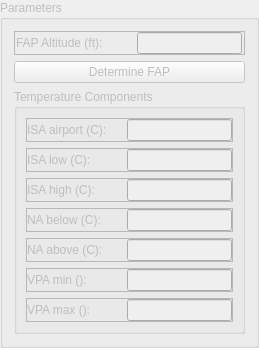
                     <widget class="QGroupBox" name="groupBox_3">
                      <property name="enabled">
                       <bool>false</bool>
                      </property>
                      <property name="sizePolicy">
                       <sizepolicy hsizetype="Fixed" vsizetype="Preferred">
                        <horstretch>0</horstretch>
                        <verstretch>0</verstretch>
                       </sizepolicy>
                      </property>
                      <property name="minimumSize">
                       <size>
                        <width>150</width>
                        <height>0</height>
                       </size>
                      </property>
                      <property name="maximumSize">
                       <size>
                        <width>260</width>
                        <height>16777215</height>
                       </size>
                      </property>
                      <property name="title">
                       <string>Parameters</string>
                      </property>
                      <layout class="QVBoxLayout" name="verticalLayout_11">
                       <item>
                        <widget class="QFrame" name="frame_IasIA1">
                         <property name="sizePolicy">
                          <sizepolicy hsizetype="Minimum" vsizetype="Preferred">
                           <horstretch>0</horstretch>
                           <verstretch>0</verstretch>
                          </sizepolicy>
                         </property>
                         <property name="frameShape">
                          <enum>QFrame::StyledPanel</enum>
                         </property>
                         <property name="frameShadow">
                          <enum>QFrame::Raised</enum>
                         </property>
                         <layout class="QHBoxLayout" name="horizontalLayout_16">
                          <property name="spacing">
                           <number>0</number>
                          </property>
                          <property name="margin">
                           <number>0</number>
                          </property>
                          <item>
                           <widget class="QLabel" name="label_7">
                            <property name="minimumSize">
                             <size>
                              <width>100</width>
                              <height>0</height>
                             </size>
                            </property>
                            <property name="maximumSize">
                             <size>
                              <width>120</width>
                              <height>16777215</height>
                             </size>
                            </property>
                            <property name="font">
                             <font>
                              <family>Arial</family>
                              <weight>50</weight>
                              <bold>false</bold>
                             </font>
                            </property>
                            <property name="text">
                             <string>FAP Altitude (ft):</string>
                            </property>
                           </widget>
                          </item>
                          <item>
                           <widget class="QLineEdit" name="txtFAP">
                            <property name="sizePolicy">
                             <sizepolicy hsizetype="Preferred" vsizetype="Fixed">
                              <horstretch>0</horstretch>
                              <verstretch>0</verstretch>
                             </sizepolicy>
                            </property>
                            <property name="minimumSize">
                             <size>
                              <width>105</width>
                              <height>0</height>
                             </size>
                            </property>
                            <property name="maximumSize">
                             <size>
                              <width>100</width>
                              <height>16777215</height>
                             </size>
                            </property>
                            <property name="font">
                             <font>
                              <family>Arial</family>
                              <weight>50</weight>
                              <bold>false</bold>
                             </font>
                            </property>
                            <property name="text">
                             <string/>
                            </property>
                           </widget>
                          </item>
                         </layout>
                        </widget>
                       </item>
                       <item>
                        <widget class="QPushButton" name="btnFAP">
                         <property name="sizePolicy">
                          <sizepolicy hsizetype="Preferred" vsizetype="Fixed">
                           <horstretch>0</horstretch>
                           <verstretch>0</verstretch>
                          </sizepolicy>
                         </property>
                         <property name="maximumSize">
                          <size>
                           <width>233</width>
                           <height>16777215</height>
                          </size>
                         </property>
                         <property name="text">
                          <string>Determine FAP</string>
                         </property>
                        </widget>
                       </item>
                       <item>
                        <widget class="QGroupBox" name="groupBox_4">
                         <property name="maximumSize">
                          <size>
                           <width>240</width>
                           <height>16777215</height>
                          </size>
                         </property>
                         <property name="title">
                          <string>Temperature Components</string>
                         </property>
                         <layout class="QVBoxLayout" name="verticalLayout_12">
                          <item>
                           <widget class="QFrame" name="frame_IasIA1_2">
                            <property name="sizePolicy">
                             <sizepolicy hsizetype="Minimum" vsizetype="Preferred">
                              <horstretch>0</horstretch>
                              <verstretch>0</verstretch>
                             </sizepolicy>
                            </property>
                            <property name="frameShape">
                             <enum>QFrame::StyledPanel</enum>
                            </property>
                            <property name="frameShadow">
                             <enum>QFrame::Raised</enum>
                            </property>
                            <layout class="QHBoxLayout" name="horizontalLayout_17">
                             <property name="spacing">
                              <number>0</number>
                             </property>
                             <property name="margin">
                              <number>0</number>
                             </property>
                             <item>
                              <widget class="QLabel" name="label_8">
                               <property name="minimumSize">
                                <size>
                                 <width>100</width>
                                 <height>0</height>
                                </size>
                               </property>
                               <property name="maximumSize">
                                <size>
                                 <width>120</width>
                                 <height>16777215</height>
                                </size>
                               </property>
                               <property name="font">
                                <font>
                                 <family>Arial</family>
                                 <weight>50</weight>
                                 <bold>false</bold>
                                </font>
                               </property>
                               <property name="text">
                                <string>ISA airport (C):</string>
                               </property>
                              </widget>
                             </item>
                             <item>
                              <widget class="QLineEdit" name="txtIsa_Airport">
                               <property name="enabled">
                                <bool>false</bool>
                               </property>
                               <property name="sizePolicy">
                                <sizepolicy hsizetype="Preferred" vsizetype="Fixed">
                                 <horstretch>0</horstretch>
                                 <verstretch>0</verstretch>
                                </sizepolicy>
                               </property>
                               <property name="minimumSize">
                                <size>
                                 <width>105</width>
                                 <height>0</height>
                                </size>
                               </property>
                               <property name="maximumSize">
                                <size>
                                 <width>100</width>
                                 <height>16777215</height>
                                </size>
                               </property>
                               <property name="font">
                                <font>
                                 <family>Arial</family>
                                 <weight>50</weight>
                                 <bold>false</bold>
                                </font>
                               </property>
                               <property name="text">
                                <string/>
                               </property>
                              </widget>
                             </item>
                            </layout>
                           </widget>
                          </item>
                          <item>
                           <widget class="QFrame" name="frame_IasIA1_3">
                            <property name="sizePolicy">
                             <sizepolicy hsizetype="Minimum" vsizetype="Preferred">
                              <horstretch>0</horstretch>
                              <verstretch>0</verstretch>
                             </sizepolicy>
                            </property>
                            <property name="frameShape">
                             <enum>QFrame::StyledPanel</enum>
                            </property>
                            <property name="frameShadow">
                             <enum>QFrame::Raised</enum>
                            </property>
                            <layout class="QHBoxLayout" name="horizontalLayout_18">
                             <property name="spacing">
                              <number>0</number>
                             </property>
                             <property name="margin">
                              <number>0</number>
                             </property>
                             <item>
                              <widget class="QLabel" name="label_9">
                               <property name="minimumSize">
                                <size>
                                 <width>100</width>
                                 <height>0</height>
                                </size>
                               </property>
                               <property name="maximumSize">
                                <size>
                                 <width>120</width>
                                 <height>16777215</height>
                                </size>
                               </property>
                               <property name="font">
                                <font>
                                 <family>Arial</family>
                                 <weight>50</weight>
                                 <bold>false</bold>
                                </font>
                               </property>
                               <property name="text">
                                <string>ISA low (C):</string>
                               </property>
                              </widget>
                             </item>
                             <item>
                              <widget class="QLineEdit" name="txtIsa_Low">
                               <property name="sizePolicy">
                                <sizepolicy hsizetype="Preferred" vsizetype="Fixed">
                                 <horstretch>0</horstretch>
                                 <verstretch>0</verstretch>
                                </sizepolicy>
                               </property>
                               <property name="minimumSize">
                                <size>
                                 <width>105</width>
                                 <height>0</height>
                                </size>
                               </property>
                               <property name="maximumSize">
                                <size>
                                 <width>100</width>
                                 <height>16777215</height>
                                </size>
                               </property>
                               <property name="font">
                                <font>
                                 <family>Arial</family>
                                 <weight>50</weight>
                                 <bold>false</bold>
                                </font>
                               </property>
                               <property name="text">
                                <string/>
                               </property>
                              </widget>
                             </item>
                            </layout>
                           </widget>
                          </item>
                          <item>
                           <widget class="QFrame" name="frame_IasIA1_4">
                            <property name="sizePolicy">
                             <sizepolicy hsizetype="Minimum" vsizetype="Preferred">
                              <horstretch>0</horstretch>
                              <verstretch>0</verstretch>
                             </sizepolicy>
                            </property>
                            <property name="frameShape">
                             <enum>QFrame::StyledPanel</enum>
                            </property>
                            <property name="frameShadow">
                             <enum>QFrame::Raised</enum>
                            </property>
                            <layout class="QHBoxLayout" name="horizontalLayout_19">
                             <property name="spacing">
                              <number>0</number>
                             </property>
                             <property name="margin">
                              <number>0</number>
                             </property>
                             <item>
                              <widget class="QLabel" name="label_10">
                               <property name="minimumSize">
                                <size>
                                 <width>100</width>
                                 <height>0</height>
                                </size>
                               </property>
                               <property name="maximumSize">
                                <size>
                                 <width>120</width>
                                 <height>16777215</height>
                                </size>
                               </property>
                               <property name="font">
                                <font>
                                 <family>Arial</family>
                                 <weight>50</weight>
                                 <bold>false</bold>
                                </font>
                               </property>
                               <property name="text">
                                <string>ISA high (C):</string>
                               </property>
                              </widget>
                             </item>
                             <item>
                              <widget class="QLineEdit" name="txtIsa_High">
                               <property name="sizePolicy">
                                <sizepolicy hsizetype="Preferred" vsizetype="Fixed">
                                 <horstretch>0</horstretch>
                                 <verstretch>0</verstretch>
                                </sizepolicy>
                               </property>
                               <property name="minimumSize">
                                <size>
                                 <width>105</width>
                                 <height>0</height>
                                </size>
                               </property>
                               <property name="maximumSize">
                                <size>
                                 <width>100</width>
                                 <height>16777215</height>
                                </size>
                               </property>
                               <property name="font">
                                <font>
                                 <family>Arial</family>
                                 <weight>50</weight>
                                 <bold>false</bold>
                                </font>
                               </property>
                               <property name="text">
                                <string/>
                               </property>
                              </widget>
                             </item>
                            </layout>
                           </widget>
                          </item>
                          <item>
                           <widget class="QFrame" name="frame_IasIA1_5">
                            <property name="sizePolicy">
                             <sizepolicy hsizetype="Minimum" vsizetype="Preferred">
                              <horstretch>0</horstretch>
                              <verstretch>0</verstretch>
                             </sizepolicy>
                            </property>
                            <property name="frameShape">
                             <enum>QFrame::StyledPanel</enum>
                            </property>
                            <property name="frameShadow">
                             <enum>QFrame::Raised</enum>
                            </property>
                            <layout class="QHBoxLayout" name="horizontalLayout_20">
                             <property name="spacing">
                              <number>0</number>
                             </property>
                             <property name="margin">
                              <number>0</number>
                             </property>
                             <item>
                              <widget class="QLabel" name="label_11">
                               <property name="minimumSize">
                                <size>
                                 <width>100</width>
                                 <height>0</height>
                                </size>
                               </property>
                               <property name="maximumSize">
                                <size>
                                 <width>120</width>
                                 <height>16777215</height>
                                </size>
                               </property>
                               <property name="font">
                                <font>
                                 <family>Arial</family>
                                 <weight>50</weight>
                                 <bold>false</bold>
                                </font>
                               </property>
                               <property name="text">
                                <string>NA below (C):</string>
                               </property>
                              </widget>
                             </item>
                             <item>
                              <widget class="QLineEdit" name="txtNA_Below">
                               <property name="sizePolicy">
                                <sizepolicy hsizetype="Preferred" vsizetype="Fixed">
                                 <horstretch>0</horstretch>
                                 <verstretch>0</verstretch>
                                </sizepolicy>
                               </property>
                               <property name="minimumSize">
                                <size>
                                 <width>105</width>
                                 <height>0</height>
                                </size>
                               </property>
                               <property name="maximumSize">
                                <size>
                                 <width>100</width>
                                 <height>16777215</height>
                                </size>
                               </property>
                               <property name="font">
                                <font>
                                 <family>Arial</family>
                                 <weight>50</weight>
                                 <bold>false</bold>
                                </font>
                               </property>
                               <property name="text">
                                <string/>
                               </property>
                              </widget>
                             </item>
                            </layout>
                           </widget>
                          </item>
                          <item>
                           <widget class="QFrame" name="frame_IasIA1_6">
                            <property name="sizePolicy">
                             <sizepolicy hsizetype="Minimum" vsizetype="Preferred">
                              <horstretch>0</horstretch>
                              <verstretch>0</verstretch>
                             </sizepolicy>
                            </property>
                            <property name="frameShape">
                             <enum>QFrame::StyledPanel</enum>
                            </property>
                            <property name="frameShadow">
                             <enum>QFrame::Raised</enum>
                            </property>
                            <layout class="QHBoxLayout" name="horizontalLayout_21">
                             <property name="spacing">
                              <number>0</number>
                             </property>
                             <property name="margin">
                              <number>0</number>
                             </property>
                             <item>
                              <widget class="QLabel" name="label_12">
                               <property name="minimumSize">
                                <size>
                                 <width>100</width>
                                 <height>0</height>
                                </size>
                               </property>
                               <property name="maximumSize">
                                <size>
                                 <width>120</width>
                                 <height>16777215</height>
                                </size>
                               </property>
                               <property name="font">
                                <font>
                                 <family>Arial</family>
                                 <weight>50</weight>
                                 <bold>false</bold>
                                </font>
                               </property>
                               <property name="text">
                                <string>NA above (C):</string>
                               </property>
                              </widget>
                             </item>
                             <item>
                              <widget class="QLineEdit" name="txtNA_Above">
                               <property name="sizePolicy">
                                <sizepolicy hsizetype="Preferred" vsizetype="Fixed">
                                 <horstretch>0</horstretch>
                                 <verstretch>0</verstretch>
                                </sizepolicy>
                               </property>
                               <property name="minimumSize">
                                <size>
                                 <width>105</width>
                                 <height>0</height>
                                </size>
                               </property>
                               <property name="maximumSize">
                                <size>
                                 <width>100</width>
                                 <height>16777215</height>
                                </size>
                               </property>
                               <property name="font">
                                <font>
                                 <family>Arial</family>
                                 <weight>50</weight>
                                 <bold>false</bold>
                                </font>
                               </property>
                               <property name="text">
                                <string/>
                               </property>
                              </widget>
                             </item>
                            </layout>
                           </widget>
                          </item>
                          <item>
                           <widget class="QFrame" name="frame_IasIA1_7">
                            <property name="sizePolicy">
                             <sizepolicy hsizetype="Minimum" vsizetype="Preferred">
                              <horstretch>0</horstretch>
                              <verstretch>0</verstretch>
                             </sizepolicy>
                            </property>
                            <property name="frameShape">
                             <enum>QFrame::StyledPanel</enum>
                            </property>
                            <property name="frameShadow">
                             <enum>QFrame::Raised</enum>
                            </property>
                            <layout class="QHBoxLayout" name="horizontalLayout_22">
                             <property name="spacing">
                              <number>0</number>
                             </property>
                             <property name="margin">
                              <number>0</number>
                             </property>
                             <item>
                              <widget class="QLabel" name="label_13">
                               <property name="minimumSize">
                                <size>
                                 <width>100</width>
                                 <height>0</height>
                                </size>
                               </property>
                               <property name="maximumSize">
                                <size>
                                 <width>120</width>
                                 <height>16777215</height>
                                </size>
                               </property>
                               <property name="font">
                                <font>
                                 <family>Arial</family>
                                 <weight>50</weight>
                                 <bold>false</bold>
                                </font>
                               </property>
                               <property name="text">
                                <string>VPA min ():</string>
                               </property>
                              </widget>
                             </item>
                             <item>
                              <widget class="QLineEdit" name="txtVPA_Min">
                               <property name="sizePolicy">
                                <sizepolicy hsizetype="Preferred" vsizetype="Fixed">
                                 <horstretch>0</horstretch>
                                 <verstretch>0</verstretch>
                                </sizepolicy>
                               </property>
                               <property name="minimumSize">
                                <size>
                                 <width>105</width>
                                 <height>0</height>
                                </size>
                               </property>
                               <property name="maximumSize">
                                <size>
                                 <width>100</width>
                                 <height>16777215</height>
                                </size>
                               </property>
                               <property name="font">
                                <font>
                                 <family>Arial</family>
                                 <weight>50</weight>
                                 <bold>false</bold>
                                </font>
                               </property>
                               <property name="text">
                                <string/>
                               </property>
                              </widget>
                             </item>
                            </layout>
                           </widget>
                          </item>
                          <item>
                           <widget class="QFrame" name="frame_IasIA1_8">
                            <property name="sizePolicy">
                             <sizepolicy hsizetype="Minimum" vsizetype="Preferred">
                              <horstretch>0</horstretch>
                              <verstretch>0</verstretch>
                             </sizepolicy>
                            </property>
                            <property name="frameShape">
                             <enum>QFrame::StyledPanel</enum>
                            </property>
                            <property name="frameShadow">
                             <enum>QFrame::Raised</enum>
                            </property>
                            <layout class="QHBoxLayout" name="horizontalLayout_23">
                             <property name="spacing">
                              <number>0</number>
                             </property>
                             <property name="margin">
                              <number>0</number>
                             </property>
                             <item>
                              <widget class="QLabel" name="label_14">
                               <property name="minimumSize">
                                <size>
                                 <width>100</width>
                                 <height>0</height>
                                </size>
                               </property>
                               <property name="maximumSize">
                                <size>
                                 <width>120</width>
                                 <height>16777215</height>
                                </size>
                               </property>
                               <property name="font">
                                <font>
                                 <family>Arial</family>
                                 <weight>50</weight>
                                 <bold>false</bold>
                                </font>
                               </property>
                               <property name="text">
                                <string>VPA max ():</string>
                               </property>
                              </widget>
                             </item>
                             <item>
                              <widget class="QLineEdit" name="txtVPA_Max">
                               <property name="sizePolicy">
                                <sizepolicy hsizetype="Preferred" vsizetype="Fixed">
                                 <horstretch>0</horstretch>
                                 <verstretch>0</verstretch>
                                </sizepolicy>
                               </property>
                               <property name="minimumSize">
                                <size>
                                 <width>105</width>
                                 <height>0</height>
                                </size>
                               </property>
                               <property name="maximumSize">
                                <size>
                                 <width>100</width>
                                 <height>16777215</height>
                                </size>
                               </property>
                               <property name="font">
                                <font>
                                 <family>Arial</family>
                                 <weight>50</weight>
                                 <bold>false</bold>
                                </font>
                               </property>
                               <property name="text">
                                <string/>
                               </property>
                              </widget>
                             </item>
                            </layout>
                           </widget>
                          </item>
                         </layout>
                        </widget>
                       </item>
                      </layout>
                     </widget>
